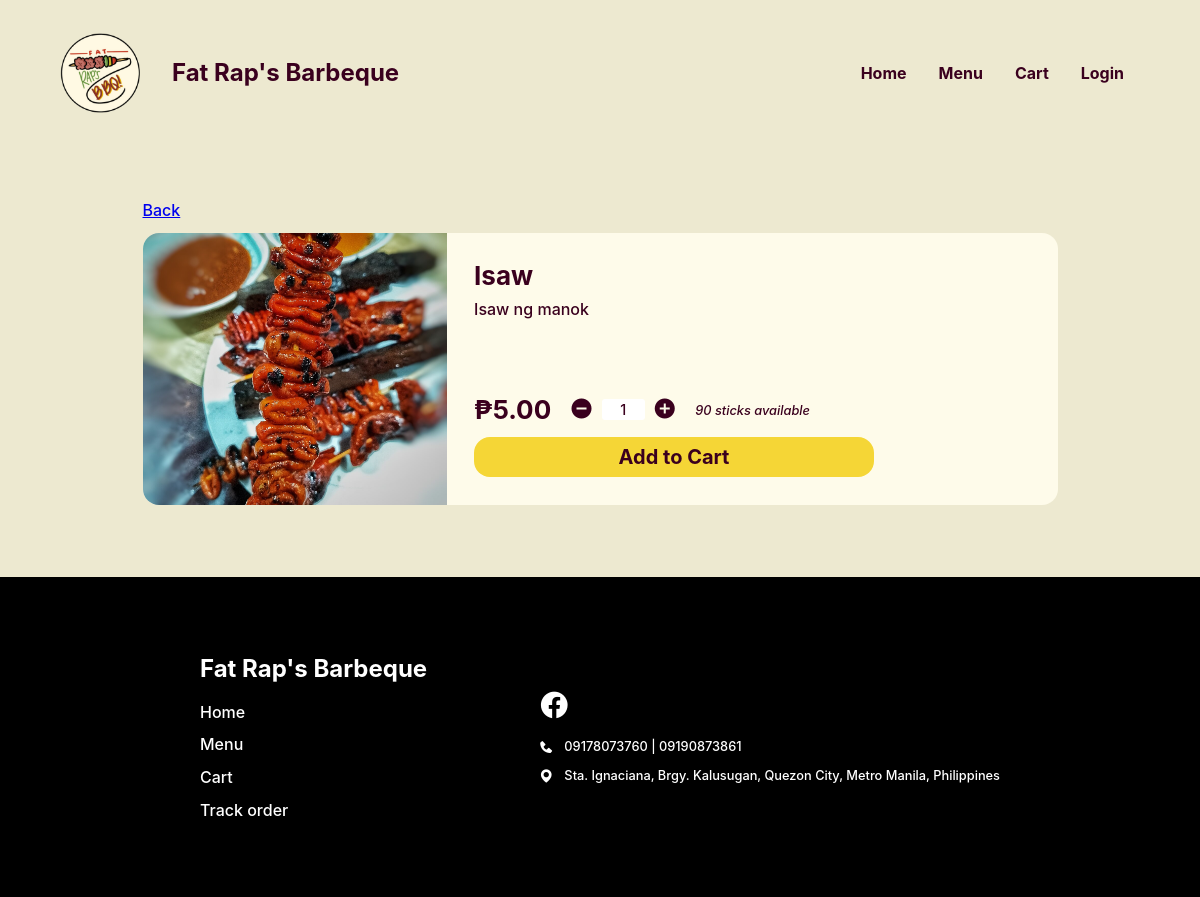
Screenshot of /Website/product-info.php?FOOD_ID=61 with the database file from the repository.
### tables this page shows
CREATE TABLE `menu` (
  `MENU_ID` int(18) NOT NULL,
  `FOOD_ID` int(18) NOT NULL,
  `MENU_STOCK` int(18) NOT NULL,
  `MENU_START` varchar(50) NOT NULL,
  `MENU_END` varchar(50) NOT NULL
);

CREATE TABLE `food` (
  `FOOD_ID` int(18) UNSIGNED NOT NULL,
  `CTGY_ID` int(18) NOT NULL,
  `FOOD_NAME` varchar(20) NOT NULL,
  `FOOD_PRICE` decimal(10,2) NOT NULL,
  `FOOD_DESC` varchar(50) NOT NULL,
  `FOOD_IMG` varchar(255) NOT NULL,
  `FOOD_STOCK` int(20) NOT NULL,
  `FOOD_ACTIVE` varchar(10) NOT NULL,
  `FOOD_TYPE` varchar(16) NOT NULL
);

### Website/product-info.php (the view, shortened to what this page needs)
<?php
@include 'constants.php';
$PRSN_ROLE = $_SESSION['prsn_role'];
$FOOD_ID = $_GET['FOOD_ID'];
$sql = "SELECT f.*, io.in_order_quantity, m.*
                FROM food f
                LEFT JOIN in_order io ON f.FOOD_ID = io.food_id AND io.placed_order_id IS NULL
                LEFT JOIN menu m ON f.FOOD_ID = m.food_id
                WHERE f.FOOD_ID = '$FOOD_ID'";
$res = mysqli_query($conn, $sql);
$count = mysqli_num_rows($res);
if ($count > 0) {
    while ($row = mysqli_fetch_assoc($res)) {
        $MENU_ID = $row['MENU_ID']
;        $FOOD_NAME = $row['FOOD_NAME'];
        $FOOD_DESC = $row['FOOD_DESC'];
        $FOOD_IMG = $row['FOOD_IMG'];
        $FOOD_PRICE = $row['FOOD_PRICE'];
        $MENU_STOCK = $row['MENU_STOCK'];
        $FOOD_STOCK = $row['FOOD_STOCK'];
        $IN_ORDER_QUANTITY = $row['in_order_quantity'];
    }
}
?>
<!DOCTYPE html>
<html lang="en">
<head>
    <link rel="stylesheet" href="header-styles.css">
    <link rel="stylesheet" href="customer-styles.css">
    <link href='https://unpkg.com/boxicons@2.1.4/css/boxicons.min.css' rel='stylesheet'>
</head>
<body class="<?php echo ($PRSN_ROLE === 'Wholesaler') ? 'wholesaler' : ''; ?>">
    <header class="<?php echo ($PRSN_ROLE === 'Wholesaler') ? 'wholesaler' : ''; ?>">
        <div class="header-container">
            <div class="website-title">
                <img id="logo" src="images/client-logo.png">
                <div class="text">
                    <h1>Fat Rap's Barbeque</h1>
                </div>
            </div>
            <ul class='menubar'>
                <li><a href="<?php echo SITEURL; ?>cus-home-page.php">Home</a></li>
                <li><a href="<?php echo SITEURL; ?>menu.php">Menu</a></li>
                <li><a href="<?php echo SITEURL; ?>cart.php">Cart</a></li>
                <?php
                if (isset($_SESSION['prsn_id'])) {
                ?>
                    <li><a href="<?php echo SITEURL; ?>logout.php">Logout</a>
                    </li>
                <?php
                } else {
                ?>
                    <li><a href="<?php echo SITEURL; ?>login-page.php">Login</a></li>
                <?php
                }
                ?>
            </ul>
        </div>
    </header>
    <main>
        <section class="section product-info-page">
            <div class="container">
                <div class="wrapper">
                    <a href="<?php echo SITEURL; ?>menu.php" class="back">Back</a>
                    <section class="block">
                        <img src="<?php echo SITEURL; ?>images/<?php echo $FOOD_IMG; ?>" alt="">
                        <div class="right-grp">
                            <div class="top">
                                <h1><?php echo $FOOD_NAME ?></h1>
                                <p><?php echo $FOOD_DESC ?></p>
                            </div>
                            <form class="bottom" method="POST">
                                <div class="inline">
                                    <h1>₱<?php echo $FOOD_PRICE ?></h1>
                                    <div class="quantity-grp">
                                        <i class='bx bxs-minus-circle js-minus' data-stock="<?php echo $MENU_STOCK; ?>" data-price="<?php echo $FOOD_PRICE; ?>"></i>
                                        <p class="amount js-num">1</p>
                                        <i class='bx bxs-plus-circle js-plus' data-stock="<?php echo $MENU_STOCK; ?>" data-price="<?php echo $FOOD_PRICE; ?>"></i>
                                    </div>
                                    <?php if ($PRSN_ROLE === "Wholesaler") {
                                    ?>
                                        <p class="remaining"><?php echo ($MENU_STOCK < 0) ? 0 : $MENU_STOCK; ?>
                                            available</p>
                                    <?php
                                    } else {
                                    ?>
                                        <p class="remaining"><?php echo ($MENU_STOCK < 0) ? 0 : $MENU_STOCK; ?>
                                            sticks available</p>
                                    <?php
                                    }
                                    ?>
                                </div>
                                <button name="order" type="submit" <?php echo ($MENU_STOCK <= 0 || (isset($_POST['quantity']) && ($IN_ORDER_QUANTITY + intval($_POST['quantity']) > $FOOD_STOCK))) ? 'disabled' : ''; ?>>Add to Cart</button>
                            </form>
                        </div>
                    </section>
                </div>
            </div>
        </section>
    </main>
    <footer>
        <div class="footer-container">
            <div class="left-container">
                <h2>Fat Rap's Barbeque</h2>
                <div class="list">
                    <ul>
                        <li><a href="<?php echo SITEURL; ?>cus-home-page.php">Home</a></li>
                        <li><a href="<?php echo SITEURL; ?>menu.php">Menu</a></li>
                        <li><a href="<?php echo SITEURL; ?>cart.php">Cart</a></li>
                        <li><a href="cus-home-page.php#track-order-section">Track order</a></li>
                    </ul>
                </div>
            </div>
            <div class="right-container">
                <div class="icons-block">
                    <a href="https://www.facebook.com/profile.php?id=100077565231475">
                        <i class='bx bxl-facebook-circle'></i>
                    </a>
                </div>
                <div class="list">
                    <div class="list-items">
                        <i class='bx bxs-phone'></i>
                        <p>09178073760 | 09190873861</p>
                    </div>
                    <div class="list-items">
                        <i class='bx bxs-map'></i>
                        <p>Sta. Ignaciana, Brgy. Kalusugan, Quezon City, Metro Manila, Philippines</p>
                    </div>
                </div>
            </div>
        </div>
    </footer>
</body>
</html>

### Website/header-styles.css (style rules this page uses)
*, *::before, *::after { margin: 0; padding: 0; box-sizing: border-box; font-family: inherit; }
:root { --bg:#F2FFE1; --primary:#f3d95c; --text:#3A001E; --text2: #FA3F1F; --input-bg:#F7F3DC; --eye-icon:#CEC699; --block: #4ADE5D; --block-p:#277B32; --block-h1: #0F4C17; --form-bg: #FFFDEF; --header-text: #3A001E; }
body { font-family: 'Inter', sans-serif; }
header, footer { width: 100%; display: flex; justify-content: center; align-items: center; }
header { height: 8rem; position: fixed; top: 0; z-index: 100; color: var(--header-text); background-color: var(--bg); }
.header-container, .footer-container { margin-inline: auto; margin-top: 2rem; margin-bottom: 0.9rem; width: 90%; max-width: 1200px; display: flex; justify-content: space-between; align-items: center; }
.website-title { display: flex; align-items: center; }
header img { width: 80px; position: relative; }
header .text { margin-left: 2rem; display: flex; flex-direction: column; gap: 0; }
header h1 { white-space: nowrap; font-size: 1.5rem; }
header .text p, footer .right-container p { font-size: 0.8rem; }
li > a { color: inherit; text-decoration: none; }
footer { background-color: #000; color: #fff; min-height: 20rem; }
.footer-container { width: 90%; max-width: 800px; margin: clamp(1rem, 6vw, 4.5rem) auto; display: flex; justify-content: space-between; }
.left-container h2 { margin-bottom: 1.2rem; }
.icons-block { margin-bottom: 1rem; }
.list > ul { padding-inline-start: 0; margin-block: 0; height: 100%; }
.list > ul, .list { display: grid; gap: 0.8rem; }
.list > ul > li { color: #fff; display: block; }
.icons-block { display: flex; gap: 1rem; }
.icons-block a { color: #fff; }
.icons-block i { font-size: 2rem; }
.list-items { display: flex; gap: 10px; }
.menubar { display: flex; flex-direction: row; list-style-type: none; margin: 0; padding: 0; }
.menubar > li { font-weight: bold; margin: 0 1rem; overflow: hidden; }

### rows the page displays
menu: FOOD_ID.FOOD_IMG (picture), FOOD_ID.FOOD_NAME "Isaw", FOOD_ID.FOOD_DESC "Isaw ng manok", FOOD_ID.FOOD_PRICE "5.00", MENU_STOCK "90"
